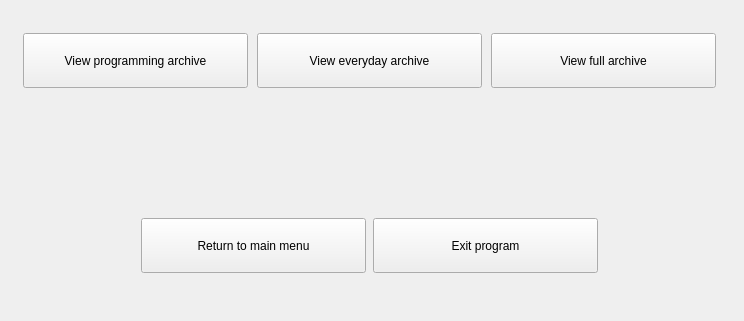
<?xml version="1.0" encoding="UTF-8"?>
<ui version="4.0">
 <class>archive_viewer</class>
 <widget class="QWidget" name="archive_viewer">
  <property name="geometry">
   <rect>
    <x>0</x>
    <y>0</y>
    <width>744</width>
    <height>321</height>
   </rect>
  </property>
  <property name="windowTitle">
   <string>Form</string>
  </property>
  <widget class="QWidget" name="layoutWidget">
   <property name="geometry">
    <rect>
     <x>140</x>
     <y>190</y>
     <width>461</width>
     <height>111</height>
    </rect>
   </property>
   <layout class="QHBoxLayout" name="horizontalLayout">
    <item>
     <widget class="QPushButton" name="main_menu_button_archive">
      <property name="maximumSize">
       <size>
        <width>225</width>
        <height>55</height>
       </size>
      </property>
      <property name="text">
       <string>Return to main menu</string>
      </property>
     </widget>
    </item>
    <item>
     <widget class="QPushButton" name="exit_button_archive">
      <property name="maximumSize">
       <size>
        <width>225</width>
        <height>55</height>
       </size>
      </property>
      <property name="text">
       <string>Exit program</string>
      </property>
     </widget>
    </item>
   </layout>
  </widget>
  <widget class="QWidget" name="">
   <property name="geometry">
    <rect>
     <x>20</x>
     <y>20</y>
     <width>701</width>
     <height>81</height>
    </rect>
   </property>
   <layout class="QHBoxLayout" name="horizontalLayout_2">
    <item>
     <widget class="QPushButton" name="main_menu_button_archive_2">
      <property name="maximumSize">
       <size>
        <width>225</width>
        <height>55</height>
       </size>
      </property>
      <property name="text">
       <string>View programming archive</string>
      </property>
     </widget>
    </item>
    <item>
     <widget class="QPushButton" name="main_menu_button_archive_3">
      <property name="maximumSize">
       <size>
        <width>225</width>
        <height>55</height>
       </size>
      </property>
      <property name="text">
       <string>View everyday archive</string>
      </property>
     </widget>
    </item>
    <item>
     <widget class="QPushButton" name="main_menu_button_archive_4">
      <property name="maximumSize">
       <size>
        <width>225</width>
        <height>55</height>
       </size>
      </property>
      <property name="text">
       <string>View full archive</string>
      </property>
     </widget>
    </item>
   </layout>
  </widget>
 </widget>
 <resources/>
 <connections/>
</ui>
